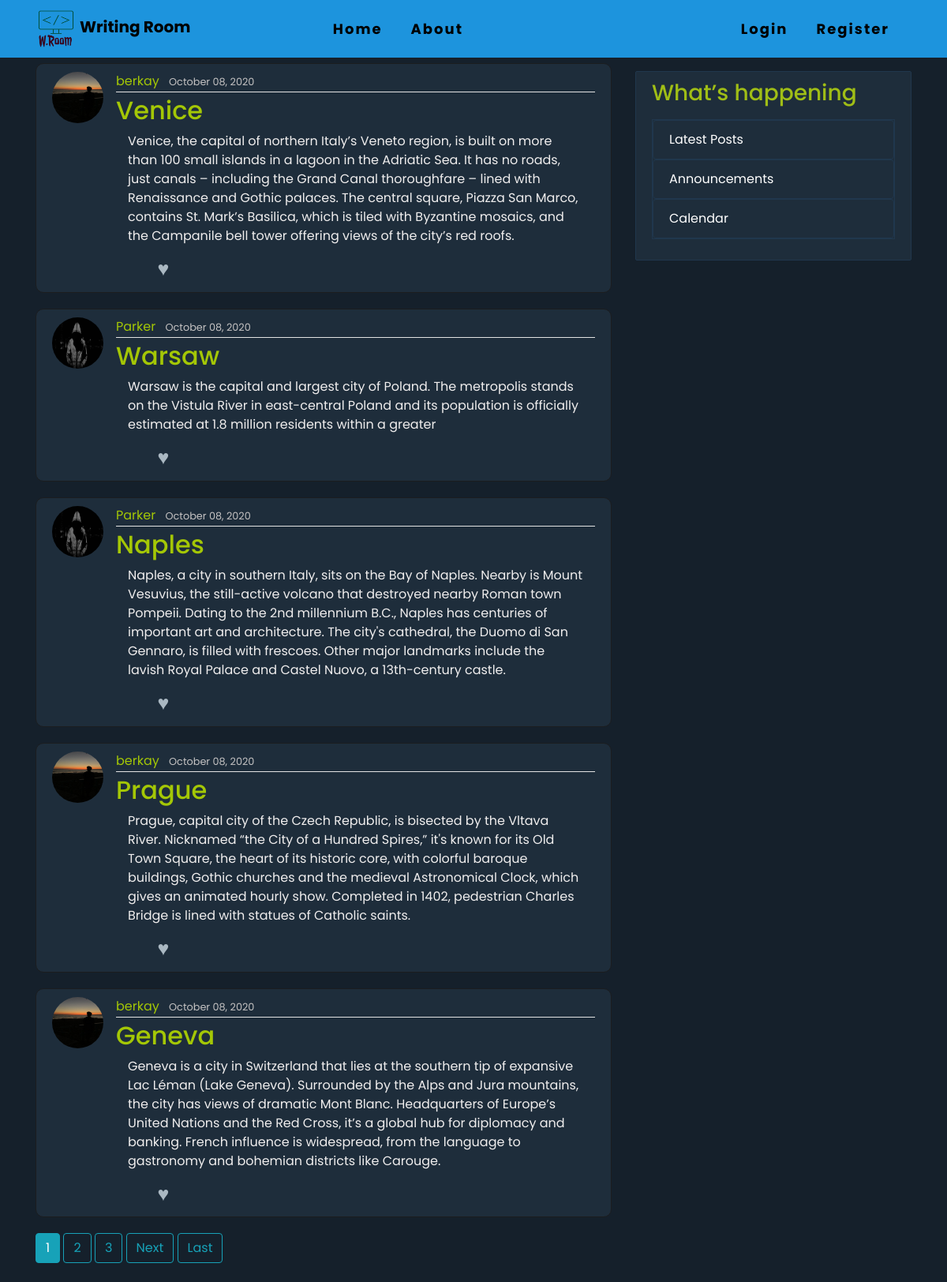
The page / on the database its author committed.
### blog/models.py (models this page shows, shortened)
class Post(models.Model):
    title = models.CharField(max_length=100)
    content = models.TextField()
    date_posted = models.DateTimeField(default=timezone.now)
    author = models.ForeignKey(User,on_delete=models.CASCADE)

### users/models.py (models this page shows, shortened)
class Profile(models.Model):
    user = models.OneToOneField(User, on_delete=models.CASCADE)
    image = models.ImageField(default='default.jpg', upload_to='profile_pics')
    '''
        if img.height > 400 or img.width > 400:
            output_size = (400, 400)
            img.thumbnail(output_size)
            img.save(self.image.path)
    '''

### blog/views.py (the view)
# urls.py: path('', PostListView.as_view(), name='blog-home'),
class PostListView(ListView):
    model = Post
    template_name = 'blog/home.htm'  # <app>/<model>_<viewtype>.html
    context_object_name = 'posts'
    ordering = ['-date_posted']  # newest to oldest
    paginate_by = 5

### blog/templates/blog/home.htm (shortened to what this page needs)
{% extends 'blog/base.htm' %}
{% block content %}
{% for post in posts %}
<article class="media content-section">
  <img class="rounded-circle article-img" src="{{ post.author.profile.image.url }}" alt="">
  <div class="media-body">
    <div class="article-metadata">
      <a class="mr-2" id ="author" href="{% url 'user-posts' post.author.username %}">{{ post.author }}</a>      <small id="date" class="text-muted" > {{ post.date_posted|date:"F d, Y"}}</small>
    </div>
    <h2><a class="article-title" id="postTitle" href="{% url 'post-detail' post.id %}">{{ post.title }}</a></h2>
    <div class='container'>
      <p class="article-content" id="content">{{ post.content }}</p>
      <div class='heart'>
        ♥
      </div>
    </div>
  </div>
</article>
{% endfor %}
{% if is_paginated %}
  {% for num in page_obj.paginator.page_range %}
    {% if page_obj.number == num %}
      <a class="btn btn-info mb-4" href="?page={{ num }}">{{ num }}</a>
    {% elif num > page_obj.number|add:'-3' and num < page_obj.number|add:'3' %}
      <a class="btn btn-outline-info mb-4" href="?page={{ num }}">{{ num }}</a>
    {% endif %}
  {% endfor %}
  {% if page_obj.has_next %}
    <a class="btn btn-outline-info mb-4" href="?page={{ page_obj.next_page_number }}">Next</a>
    <a class="btn btn-outline-info mb-4" href="?page={{ page_obj.paginator.num_pages }}">Last</a>
  {% endif %}
{% endif %}
{% endblock content %}

### blog/templates/blog/base.htm (shortened to what this page needs)
{% load static %}
<!DOCTYPE html>
<html lang="en">
  <head>
    <link
      rel="stylesheet"
      href="https://stackpath.bootstrapcdn.com/bootstrap/4.3.1/css/bootstrap.min.css"
    />
    <link rel="stylesheet" type="text/css" href="{% static 'blog/main.css' %}">
    <link rel="stylesheet" type="text/css" href="{% static 'users/form_style.css' %}">
    <link rel="stylesheet" type="text/css" href="{% static 'blog/calendar.css' %}">
  </head>
  <body>
    <header class="site-header">
      <nav class="navbar navbar-expand-md navbar-dark bg-steel fixed-top">
        <div class="container">
          <div class="logo">
            <a href="{% url 'blog-home' %}">
              <img src="{% static 'blog/logo.png' %}"
              alt="logo" class="logoImg">
            </a>
            <a class="navbar-brand mr-4" id="nameOfWebsite" href="{% url 'blog-home' %}">Writing Room</a>
          </div>
          <div class="collapse navbar-collapse" id="navbarToggle">
            <div class="navbar-nav mr-auto letterNav">
              <a class="nav-item nav-link" href="{% url 'blog-home' %}">Home</a>
              <a class="nav-item nav-link" href="{% url 'blog-about' %} ">About</a>
            </div>
            <div class="navbar-nav letterNav">
              {% if user.is_authenticated %}
                <a class="nav-item nav-link" href="{% url 'post-create' %}">New Post</a>
                <a class="nav-item nav-link" href="{% url 'profile' %}">Profile</a>
                <a class="nav-item nav-link" href="{% url 'logout' %}">Logout</a>
              {% else %}
                <a class="nav-item nav-link" href="{% url 'login' %}">Login</a>
                <a class="nav-item nav-link" href="{% url 'register' %}">Register</a>
              {% endif %}
            </div>
          </div>
        </div>
      </nav>
    </header>
    <main role="main" class="container">
        <div class="row" >
          <div class="col-md-8">
          {% block content %}{% endblock %}
          </div>
          <div class="col-md-4" id="sideSection" >
            <div class="content-section sidebar">
              <h3>What’s happening </h3>
              <p class='text-muted'>
                <ul class="list-group sidebar">
                  <a href="{% url 'blog-home' %}"><li class="list-group-item list-group-item-light sidebar">Latest Posts</li></a>
                  <a href="{% url 'blog-announcements' %}"><li class="list-group-item list-group-item-light sidebar">Announcements</li></a>
                  <a href="{% url 'blog-calendar' %}"><li class="list-group-item list-group-item-light sidebar">Calendar</li></a>
                </ul>
              </p>
            </div>
          </div>
        </div>
      </main>
  </body>
</html>

### blog/static/blog/main.css (style rules this page uses)
* { box-sizing: border-box; padding: 0; margin: 0; }
body { background-color: rgb(21, 32, 43); color: #333333; margin-top: 5rem; font-family: 'Poppins', sans-serif; overflow-x: hidden; }
#nameOfWebsite { font-weight: 700; color: rgb(0, 0, 0); }
ul { margin: 0; }
.bg-steel { background-color: #1d94dd; }
.logoImg { height: 14%; width: 14%; }
.site-header .navbar-nav .nav-link { color: #cbd5db; }
.content-section { padding: 10px 20px; border: 1px solid #dddddd; border-radius: 2px; margin-bottom: 20px; background-color: rgb(30, 45, 59); }
article.media { background-color: rgb(30, 45, 59); color: #f0eeee; border-radius: 2%; border: 1px solid #1b1d1f; }
.letterNav a { font-weight: 700; color: rgb(0, 0, 0) !important; font-size: 18px; padding: 15px; letter-spacing: 2px; margin-right: 20px; }
#author { color: #a4c706 }
#date { color: rgb(197, 195, 195) !important; }
article.media { border-radius: 10px; }
.article-title { color: #a4c706; }
.article-content { white-space: pre-line; }
.article-img { height: 65px; width: 65px; margin-right: 16px; }
.article-metadata { padding-bottom: 1px; margin-bottom: 4px; border-bottom: 1px solid #e3e3e3 }
.heart { margin-top: -5px; width: 90px; text-align: center; font-family: 'Lucida Grande', 'Lucida Sans Unicode', 'Lucida Sans', Geneva, Verdana, sans-serif; color: #aab8c2; font-size: 25px; cursor: pointer; }
.heart:after { content: ""; position: absolute; font-size: 0.6em; padding-left: 4px; }
#sideSection { margin-top: 10px; }
.sidebar { background-color: rgb(30, 45, 59); border: 1px solid rgb(32, 55, 77); }
#sideSection h3, #sideSection li { color: #ffffff !important; }
#sideSection h3 { color: #a0be16 !important; }
.sidebar a { text-decoration: none; }

### users/static/users/form_style.css (style rules this page uses)
.text-muted { color: #e2d6d6 !important; }

### rows shown on the page
Post: author.profile.image (picture), author "berkay", date_posted "October 08, 2020", title "Venice", content "Venice, the capital of northern Italy’s Veneto region, is built on more than 100 small islands in a lagoon in the Adriatic Sea. It has no roads, just canals – including the Grand Canal thoroughfare – lined with Renaissance and Gothic palaces. The central square, Piazza San Marco, contains St. Mark’s Basilica, which is tiled with Byzantine mosaics, and the Campanile bell tower offering views of the city’s red roofs."
Post: author.profile.image (placeholder picture), author "Parker", date_posted "October 08, 2020", title "Warsaw", content "Warsaw is the capital and largest city of Poland. The metropolis stands on the Vistula River in east-central Poland and its population is officially estimated at 1.8 million residents within a greater"
Post: author.profile.image (placeholder picture), author "Parker", date_posted "October 08, 2020", title "Naples", content "Naples, a city in southern Italy, sits on the Bay of Naples. Nearby is Mount Vesuvius, the still-active volcano that destroyed nearby Roman town Pompeii. Dating to the 2nd millennium B.C., Naples has centuries of important art and architecture. The city's cathedral, the Duomo di San Gennaro, is filled with frescoes. Other major landmarks include the lavish Royal Palace and Castel Nuovo, a 13th-century castle."
Post: author.profile.image (picture), author "berkay", date_posted "October 08, 2020", title "Prague", content "Prague, capital city of the Czech Republic, is bisected by the Vltava River. Nicknamed “the City of a Hundred Spires,” it's known for its Old Town Square, the heart of its historic core, with colorful baroque buildings, Gothic churches and the medieval Astronomical Clock, which gives an animated hourly show. Completed in 1402, pedestrian Charles Bridge is lined with statues of Catholic saints."
Post: author.profile.image (picture), author "berkay", date_posted "October 08, 2020", title "Geneva", content "Geneva is a city in Switzerland that lies at the southern tip of expansive Lac Léman (Lake Geneva). Surrounded by the Alps and Jura mountains, the city has views of dramatic Mont Blanc. Headquarters of Europe’s United Nations and the Red Cross, it’s a global hub for diplomacy and banking. French influence is widespread, from the language to gastronomy and bohemian districts like Carouge."

### other values the page prints
{{ num }} "1"
{{ num }} "2" "3"
